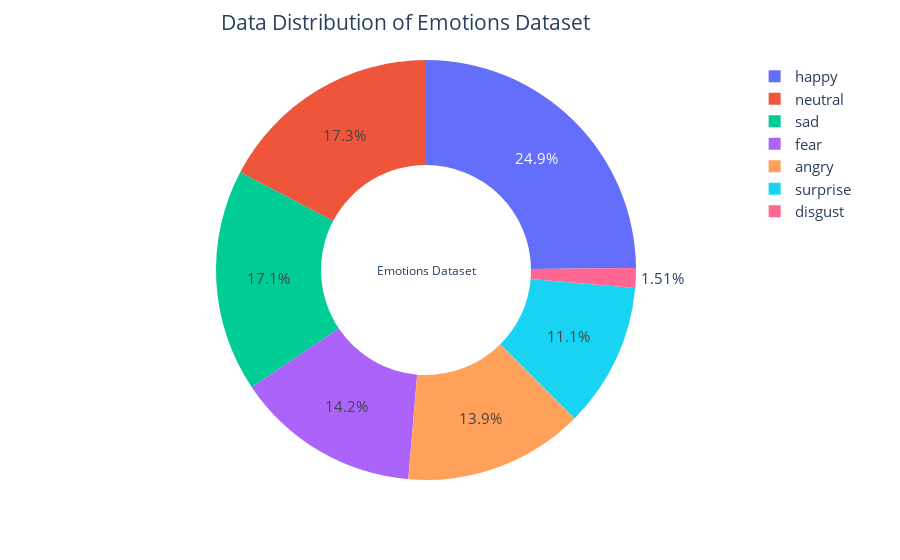

The code cell stored with this chart in its notebook:
### Code cell
Class_Id_Dist_Total = df.groupby('Class')['Count'].sum().sort_values(ascending=False)
# Class_Id_Dist_Total = df['Class'].value_counts(sort=False)


import plotly.express as px
fig=px.pie(Class_Id_Dist_Total,values= Class_Id_Dist_Total.values, names=Class_Id_Dist_Total.index,hole=0.500)
fig.update_layout(title='Data Distribution of Emotions Dataset',font_size=15,title_x=0.45,annotations=[dict(text='Emotions Dataset',font_size=12, showarrow=False,height=1000,width=1000)])
fig.update_traces(textfont_size=15,textinfo='percent')
fig.show()

### Figure 1 — Plotly figure (JSON) as saved in the notebook; plotly's stock layout.template omitted (floating-point values rounded to 4 significant figures)
{"data": [{"domain": {"x": [0, 1], "y": [0, 1]}, "hole": 0.5, "hovertemplate": "Class=%{label}<br>value=%{value}<extra></extra>", "labels": ["happy", "neutral", "sad", "fear", "angry", "surprise", "disgust"], "legendgroup": "", "name": "", "showlegend": true, "textfont": {"size": 15}, "textinfo": "percent", "type": "pie", "values": [7164, 4982, 4938, 4103, 3993, 3205, 436]}], "layout": {"annotations": [{"font": {"size": 12}, "height": 1000, "showarrow": false, "text": "Emotions Dataset", "width": 1000}], "font": {"size": 15}, "legend": {"tracegroupgap": 0}, "margin": {"t": 60}, "title": {"text": "Data Distribution of Emotions Dataset", "x": 0.45}}}
